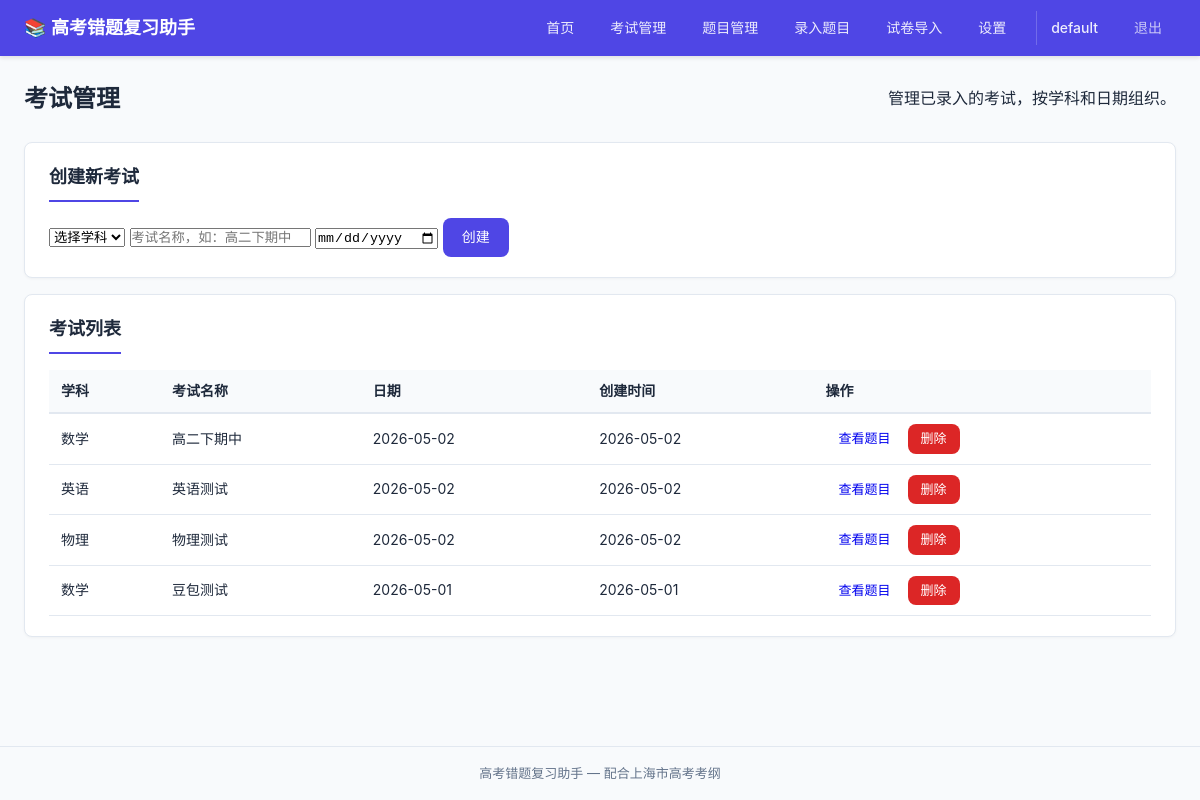
The page /exams (signed in) on the database as committed earlier.
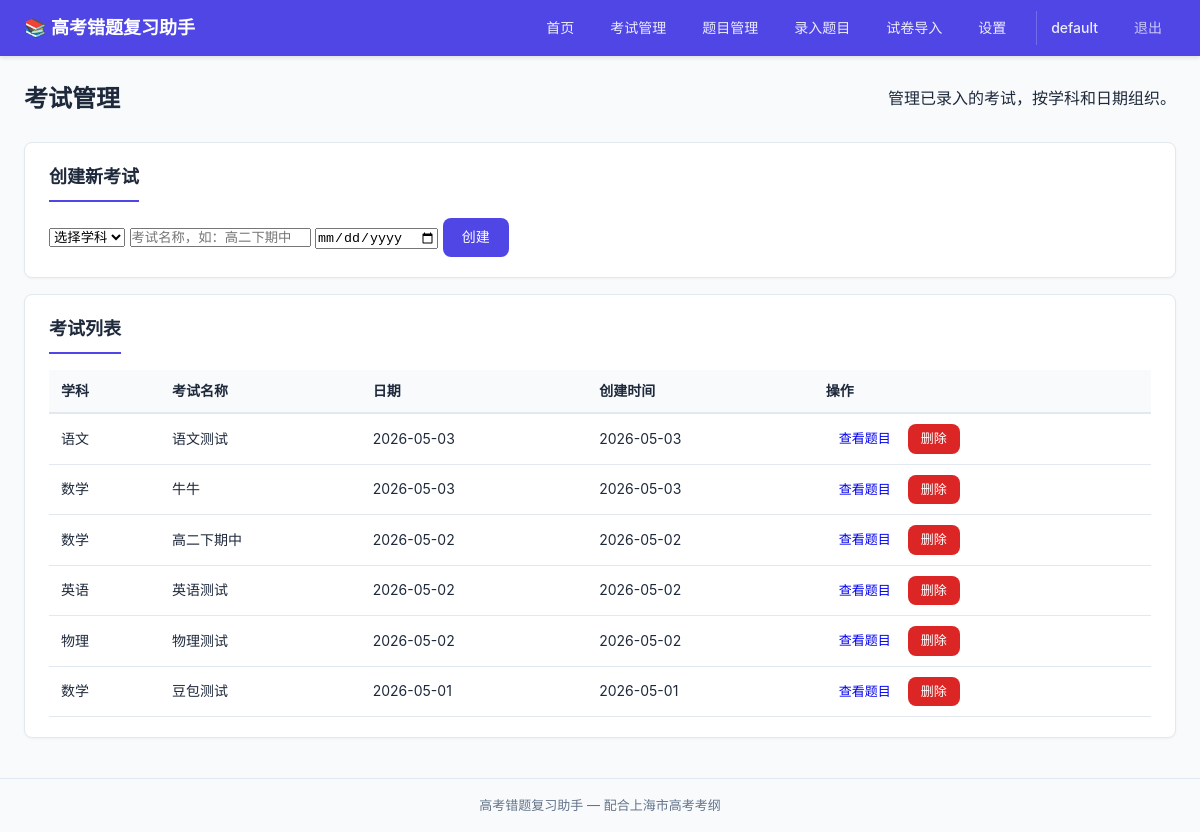
The same page on the database as committed later.
### tables this page shows
CREATE TABLE exams (
            id          INTEGER PRIMARY KEY AUTOINCREMENT,
            subject_id  INTEGER NOT NULL REFERENCES subjects(id),
            name        TEXT    NOT NULL,
            exam_date   DATE,
            created_at  TIMESTAMP DEFAULT CURRENT_TIMESTAMP, user_id INTEGER NOT NULL DEFAULT 1,
            UNIQUE(subject_id, name)
        );

CREATE TABLE subjects (
            id          INTEGER PRIMARY KEY AUTOINCREMENT,
            name        TEXT    NOT NULL UNIQUE,
            created_at  TIMESTAMP DEFAULT CURRENT_TIMESTAMP
        );

### routes/exams.py (the view)
@exams_bp.route('/exams')
@login_required
def list_exams():
    user_id = session['user_id']
    subjects = get_all_subjects()
    exams = get_all_exams(user_id)
    return render_template('exams/list.html', subjects=subjects, exams=exams)

### app.py (called while the page is built)
@app.before_request
def load_logged_in_user():
    user_id = session.get('user_id')
    g.current_user = get_user_by_id(user_id) if user_id else None

@app.context_processor
def inject_global_template_vars():
    return {
        'current_user': g.get('current_user'),
    }

### database/__init__.py (called while the page is built)
def get_db():
    if 'db' not in g:
        g.db = sqlite3.connect(DATABASE_PATH)
        g.db.row_factory = sqlite3.Row
        g.db.execute("PRAGMA foreign_keys = ON")
    return g.db

### models/exam.py (called while the page is built)
def get_all_exams(user_id=None):
    db = get_db()
    query = (
        "SELECT e.*, s.name as subject_name FROM exams e "
        "JOIN subjects s ON e.subject_id = s.id WHERE 1=1"
    )
    params = []
    if user_id is not None:
        query += " AND e.user_id = ?"
        params.append(user_id)
    query += " ORDER BY e.exam_date DESC, e.id DESC"
    return db.execute(query, params).fetchall()

### models/subject.py (called while the page is built)
def get_all_subjects():
    db = get_db()
    return db.execute("SELECT * FROM subjects ORDER BY id").fetchall()

### models/user.py (called while the page is built)
def get_user_by_id(user_id):
    db = get_db()
    row = db.execute(
        "SELECT id, username, created_at FROM users WHERE id = ?", (user_id,)
    ).fetchone()
    return dict(row) if row else None

### templates/exams/list.html (shortened to what this page needs)
{% extends "base.html" %}
{% block content %}
<div class="page-header">
    <h1>考试管理</h1>
    <p>管理已录入的考试，按学科和日期组织。</p>
</div>
<div class="card">
    <h2>创建新考试</h2>
    <form method="POST" action="{{ url_for('exams.create') }}" class="inline-form">
        <select name="subject_id" required>
            <option value="">选择学科</option>
        </select>
        <input type="text" name="name" placeholder="考试名称，如：高二下期中" required>
        <input type="date" name="exam_date" placeholder="考试日期（可选）">
        <button type="submit" class="btn btn-primary">创建</button>
    </form>
</div>
<div class="card">
    <h2>考试列表</h2>
    {% if exams %}
    <table class="data-table">
        <thead>
            <tr>
                <th>学科</th>
                <th>考试名称</th>
                <th>日期</th>
                <th>创建时间</th>
                <th>操作</th>
            </tr>
        </thead>
        <tbody>
            {% for e in exams %}
            <tr>
                <td>{{ e.subject_name }}</td>
                <td>{{ e.name }}</td>
                <td>{{ e.exam_date or '-' }}</td>
                <td>{{ e.created_at[:10] if e.created_at else '-' }}</td>
                <td>
                    <a href="{{ url_for('questions.list_questions', exam_id=e.id) }}" class="btn btn-small">查看题目</a>
                    <form method="POST" action="{{ url_for('exams.delete', exam_id=e.id) }}" style="display:inline" onsubmit="return confirm('删除考试将同时删除其下所有题目，确定？')">
                        <button type="submit" class="btn btn-danger btn-small">删除</button>
                    </form>
                </td>
            </tr>
            {% endfor %}
        </tbody>
    </table>
    {% else %}
    <p class="empty-state">还没有创建任何考试，请先创建考试再录入题目。</p>
    {% endif %}
</div>
{% endblock %}

Rows that differ between the two databases and show on the page:
added exams: subject_name "语文", name "语文测试", exam_date "2026-05-03", created_at "2026-05-03"
added exams: subject_name "数学", name "牛牛", exam_date "2026-05-03", created_at "2026-05-03"
